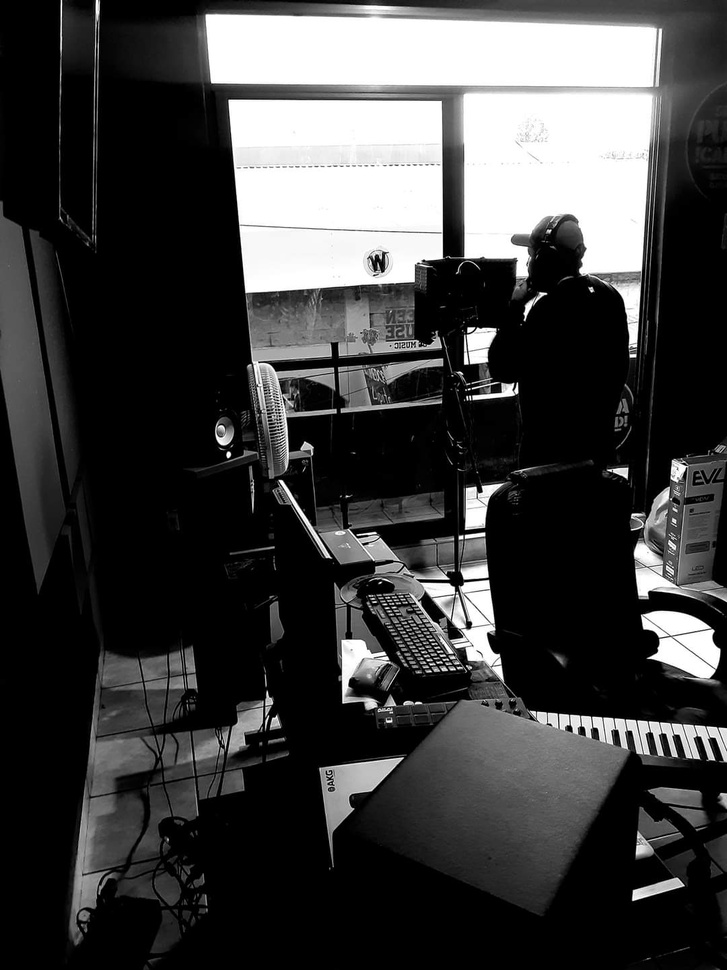
#> input picture 20 ejercicios de PY/z.jpg, 727 x 970 px, shrunk from 1080 x 1440 before the run
$ python 12.filtropromed.py
#> lines starting #> are read from the running program, lines starting #| are printed output that depends on the picture
import numpy as np
import matplotlib.pyplot as plt
from skimage import io, util, filters

# Ruta de tu imagen (cambia 'ruta/a/tu/imagen.jpg' por la ruta real de tu imagen)
ruta_imagen = 'z.jpg'

try:
    # Cargar la imagen
    image = io.imread(ruta_imagen, as_gray=True)
#> image is the input picture: shape (970, 727) float64; min 0, max 1, mean 0.245

    # Añadir ruido de sal y pimienta a la imagen
    amount = 0.05  # Proporción de píxeles afectados por el ruido
    image_noisy = util.random_noise(image, mode='s&p', amount=amount)
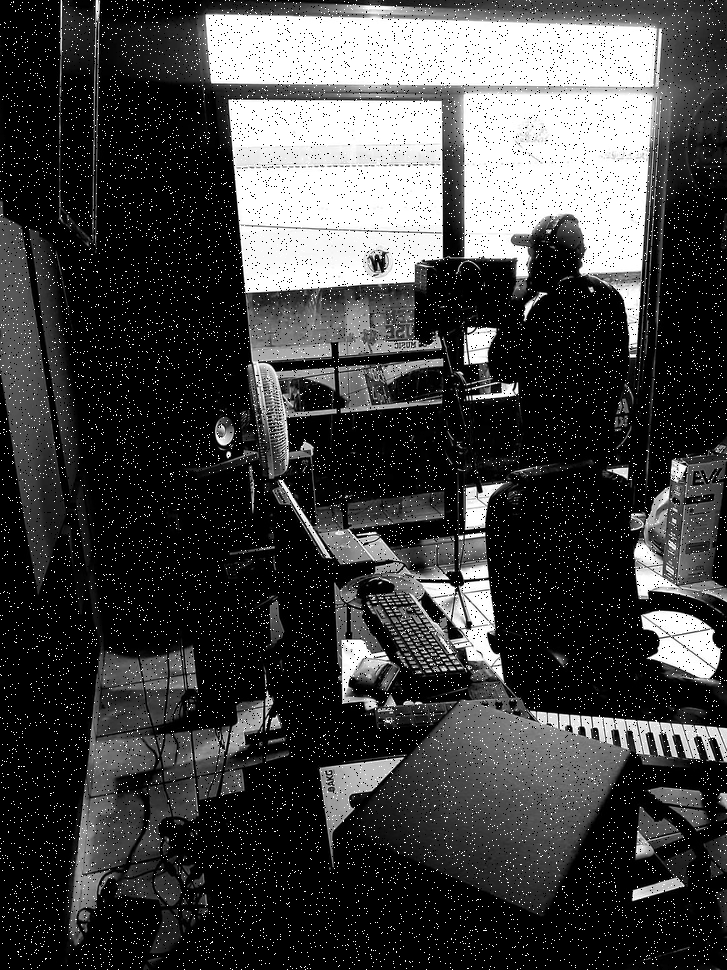
#> image_noisy: shape (970, 727) float64; min 0, max 1, mean 0.257

    # Aplicar filtro de mediana para reducir el ruido
    image_denoised = filters.median(image_noisy)

    # Mostrar la imagen original, la imagen con ruido y la imagen filtrada
    plt.figure(figsize=(15, 5))

    plt.subplot(1, 3, 1)
    plt.imshow(image, cmap='gray')
    plt.title('Imagen Original')
    plt.axis('off')

    plt.subplot(1, 3, 2)
    plt.imshow(image_noisy, cmap='gray')
    plt.title(f'Imagen con Ruido de Sal y Pimienta\n(amount={amount})')
    plt.axis('off')

    plt.subplot(1, 3, 3)
    plt.imshow(image_denoised, cmap='gray')
    plt.title('Imagen Filtrada (Filtro de Mediana)')
    plt.axis('off')

    plt.tight_layout()
    plt.show()
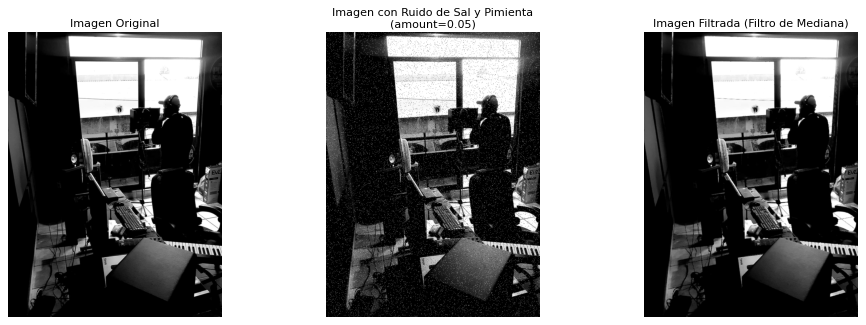
#> figure drawn by matplotlib, 3 panels

except IOError:
    print(f"No se pudo cargar la imagen en {ruta_imagen}. Verifica la ruta y el formato de la imagen.")
except Exception as e:
    print(f"Error: {str(e)}")

$ run again, with 20 ejercicios de PY/777.jpg copied over 20 ejercicios de PY/z.jpg
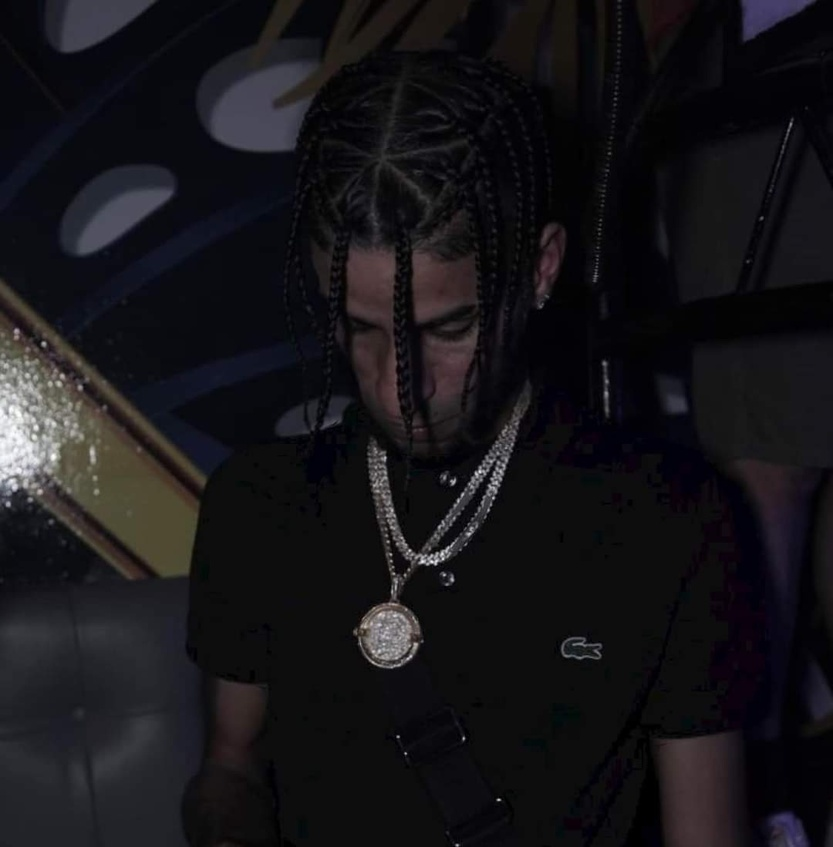
#> input picture 20 ejercicios de PY/777.jpg, 833 x 847 px, shrunk from 1080 x 1099 before the run
#> `image_noisy = util.random_noise(image, mode='s&p', amount=amount)`:
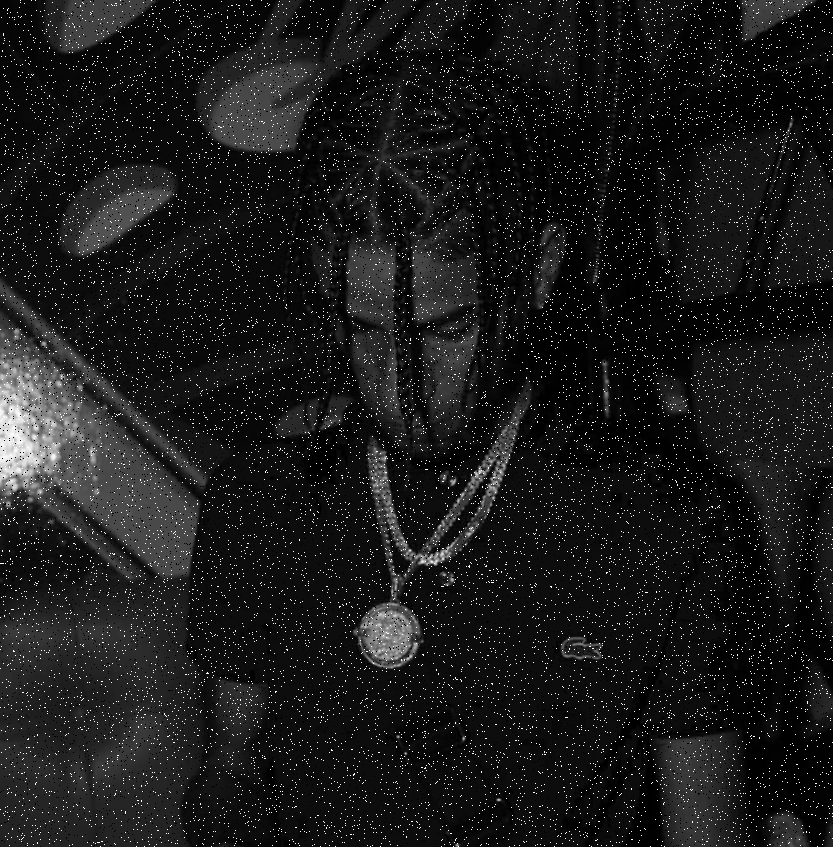
#> image_noisy: shape (847, 833) float64; min 0, max 1, mean 0.105
#> `plt.show()`:
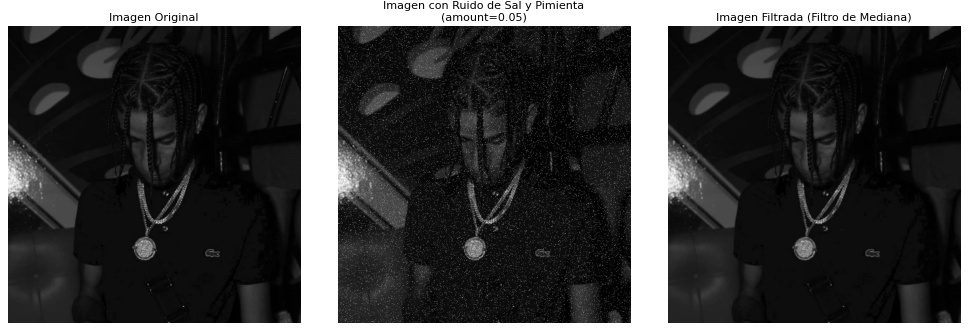
#> figure drawn by matplotlib, 3 panels

$ run again, with 20 ejercicios de PY/aa.jpg copied over 20 ejercicios de PY/z.jpg
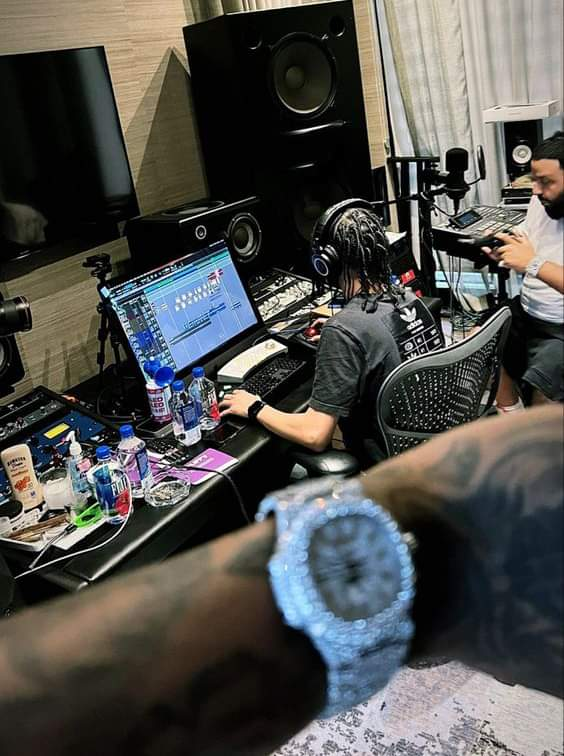
#> input picture 20 ejercicios de PY/aa.jpg, 564 x 756 px
#> `image_noisy = util.random_noise(image, mode='s&p', amount=amount)`:
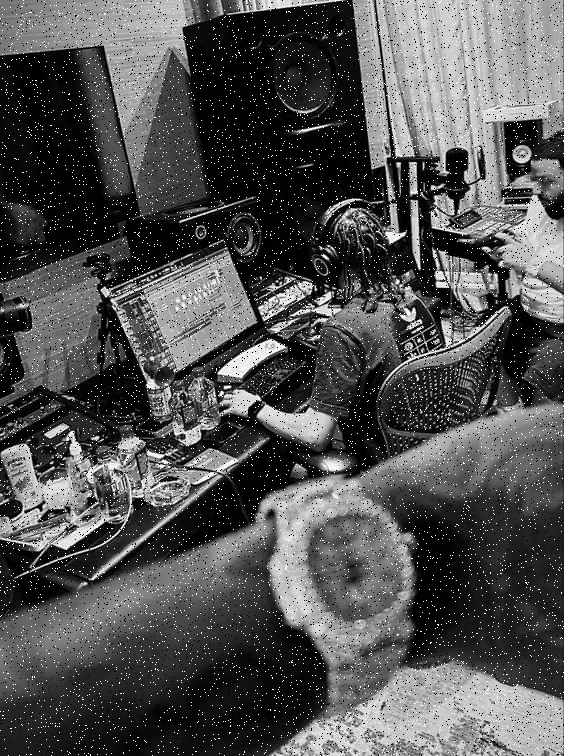
#> image_noisy: shape (756, 564) float64; min 0, max 1, mean 0.321
#> `plt.show()`:
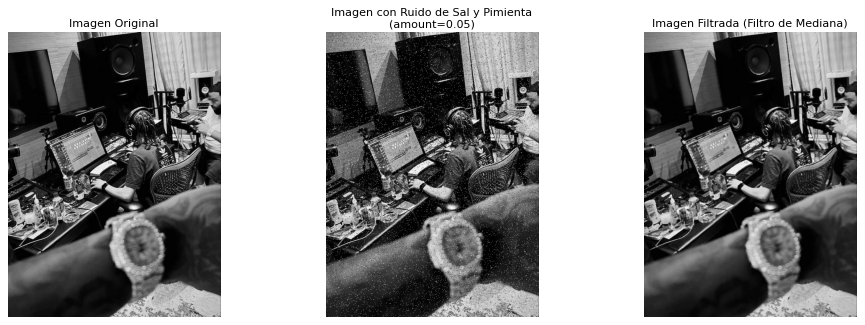
#> figure drawn by matplotlib, 3 panels
